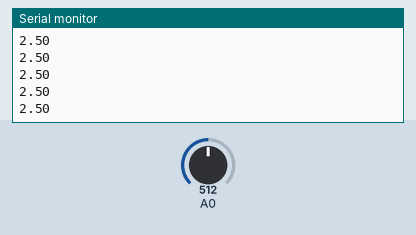
Bench run of a sketch on a simulated Arduino Uno, built with avr-gcc and run on an emulated ATmega328P. On the bench: the last lines printed to the serial monitor. The test bench sets the inputs (shaded band); at power-on: A0 = 512.

Above: at 1.2 s.
1.3 s: A0 set to 716
At 1.41 s:
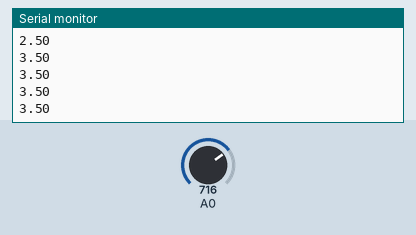
2.8 s: A0 set to 900
At 2.95 s:
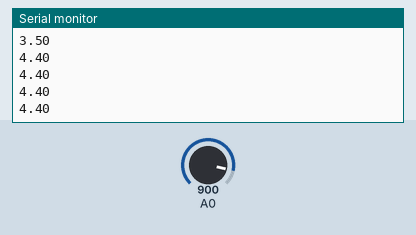
Timing chart, 0 to 5.8 s (numbered marks = the images above; inputs shaded):
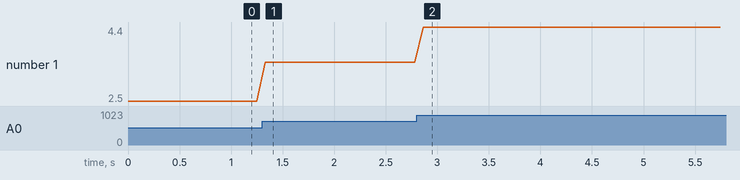

Measured:
- after the input at 1.3 s, the serial monitor: prints a new line at once (image 1)
- after the input at 2.8 s, the serial monitor: prints a new line after 0.06 s (image 2)
- plotted number 1: 2.5 → 3.5 after the input at 1.3 s, 3.5 → 4.4 after the input at 2.8 s

The sketch:

pulldowntest.ino
```cpp
double Vread=0;
double Vr2=0;
double Vr3=0;
double Vr4=0;
void setup(){
  pinMode(A0,INPUT);
  Serial.begin(9600);
}
void loop(){
  Vread=(5.0/1023.0)*analogRead(A0);
  if(Vread<4.50){
    delayMicroseconds(100);
    Vr2=(5.0/1023.0)*analogRead(A0);
    delayMicroseconds(100);
    Vr3=(5.0/1023.0)*analogRead(A0);
    delayMicroseconds(100);
    Vr4=(5.0/1023.0)*analogRead(A0);
    Serial.println(Vread);
    Serial.println(Vr2);
    Serial.println(Vr3);
    Serial.println(Vr4);
    delay(100);
  }
}
```
